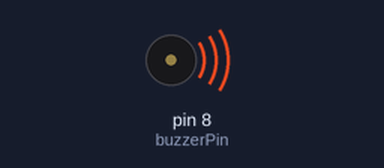
The sketch below on a simulated Arduino Uno, built with avr-gcc and run on an emulated ATmega328P. On the bench: buzzer (waves = sounding).

Above: at 0.1 s.
Timing chart, 0 to 1.6 s (numbered marks = the images above):
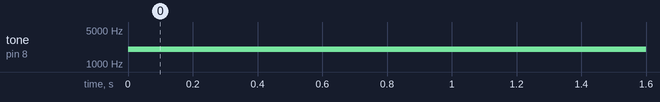

The sketch:

BuzzerPrueva_v01.ino
```cpp
const int buzzerPin = 8;

void setup() {
  pinMode(buzzerPin, OUTPUT);
}

void loop() {
  // Genera un tono de 2 kHz (2000 Hz) en el pin buzzerPin
  tone(buzzerPin, 2000);
}
```

Measured:
- by itself, tone on pin 8 (buzzerPin): silent → 2000 Hz at 0.00 s
